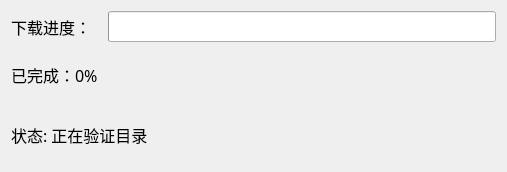
<?xml version="1.0" encoding="UTF-8"?>
<ui version="4.0">
 <class>Form</class>
 <widget class="QWidget" name="Form">
  <property name="geometry">
   <rect>
    <x>0</x>
    <y>0</y>
    <width>507</width>
    <height>172</height>
   </rect>
  </property>
  <property name="minimumSize">
   <size>
    <width>507</width>
    <height>172</height>
   </size>
  </property>
  <property name="maximumSize">
   <size>
    <width>507</width>
    <height>172</height>
   </size>
  </property>
  <property name="font">
   <font>
    <family>黑体</family>
    <pointsize>12</pointsize>
   </font>
  </property>
  <property name="windowTitle">
   <string>下载进度-网易云音乐批量下载</string>
  </property>
  <property name="windowIcon">
   <iconset>
    <normaloff>logo.png</normaloff>logo.png</iconset>
  </property>
  <layout class="QHBoxLayout" name="horizontalLayout_2">
   <item>
    <layout class="QGridLayout" name="gridLayout">
     <item row="0" column="0">
      <layout class="QHBoxLayout" name="horizontalLayout">
       <item>
        <widget class="QLabel" name="label">
         <property name="minimumSize">
          <size>
           <width>91</width>
           <height>21</height>
          </size>
         </property>
         <property name="text">
          <string>下载进度：</string>
         </property>
        </widget>
       </item>
       <item>
        <widget class="QProgressBar" name="progressBar">
         <property name="minimumSize">
          <size>
           <width>381</width>
           <height>16</height>
          </size>
         </property>
         <property name="value">
          <number>0</number>
         </property>
         <property name="textVisible">
          <bool>false</bool>
         </property>
         <property name="orientation">
          <enum>Qt::Horizontal</enum>
         </property>
         <property name="textDirection">
          <enum>QProgressBar::TopToBottom</enum>
         </property>
        </widget>
       </item>
      </layout>
     </item>
     <item row="1" column="0">
      <widget class="QLabel" name="label_2">
       <property name="minimumSize">
        <size>
         <width>91</width>
         <height>31</height>
        </size>
       </property>
       <property name="text">
        <string>已完成：0%</string>
       </property>
      </widget>
     </item>
     <item row="2" column="0">
      <widget class="QLabel" name="label_3">
       <property name="minimumSize">
        <size>
         <width>171</width>
         <height>16</height>
        </size>
       </property>
       <property name="text">
        <string>状态: 正在验证目录</string>
       </property>
      </widget>
     </item>
    </layout>
   </item>
  </layout>
 </widget>
 <resources/>
 <connections/>
</ui>
